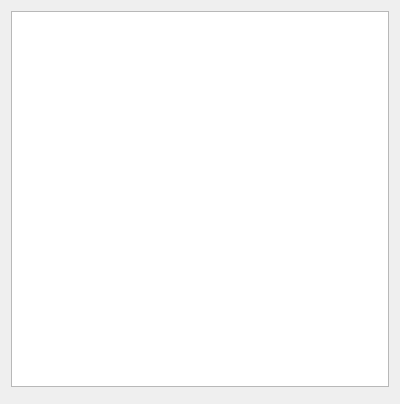
<?xml version="1.0" encoding="UTF-8"?>
<ui version="4.0">
 <class>Form</class>
 <widget class="QWidget" name="Form">
  <property name="geometry">
   <rect>
    <x>0</x>
    <y>0</y>
    <width>400</width>
    <height>404</height>
   </rect>
  </property>
  <property name="windowTitle">
   <string>Form</string>
  </property>
  <layout class="QGridLayout" name="gridLayout">
   <item row="0" column="0">
    <widget class="QTextEdit" name="textEdit"/>
   </item>
   <item row="1" column="0">
    <widget class="MatplotlibCanvas" name="matplotlibCanvas">
     <property name="minimumSize">
      <size>
       <width>0</width>
       <height>0</height>
      </size>
     </property>
     <property name="maximumSize">
      <size>
       <width>16777215</width>
       <height>150</height>
      </size>
     </property>
     <property name="toolTip">
      <string>Python console</string>
     </property>
     <property name="whatsThis">
      <string/>
     </property>
    </widget>
   </item>
  </layout>
 </widget>
 <customwidgets>
  <customwidget>
   <class>MatplotlibCanvas</class>
   <extends>QWidget</extends>
   <header>pygui.custom_widgets.matplotlib_canvas</header>
  </customwidget>
 </customwidgets>
 <resources/>
 <connections/>
</ui>
